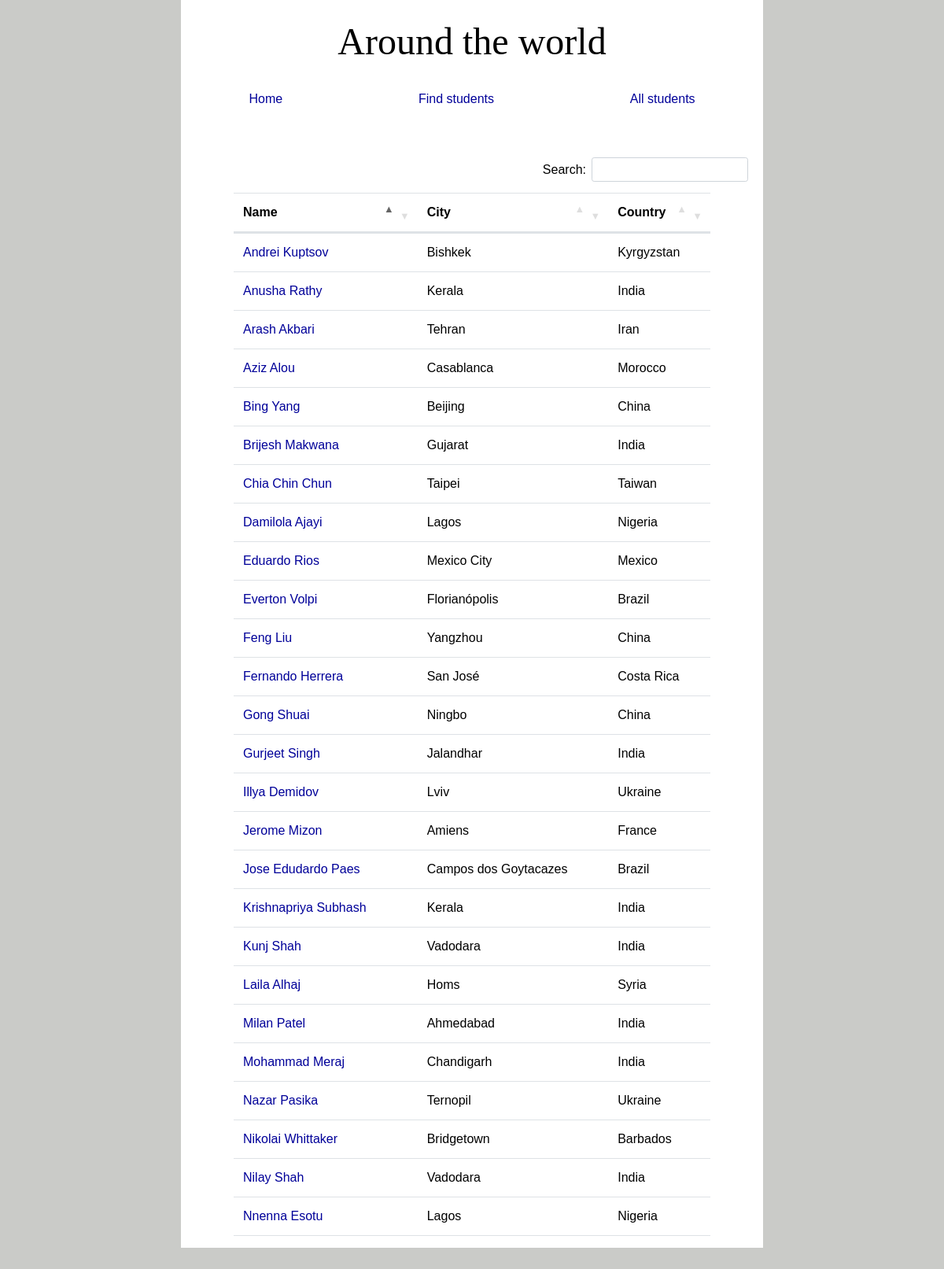
Page /displayAll on the committed database.
### tables this page shows
CREATE TABLE "Lab10" (
	"id"	INTEGER PRIMARY KEY AUTOINCREMENT,
	"Link"	TEXT,
	"City"	TEXT,
	"Country"	TEXT,
	"Student"	TEXT
);

### app.py (the view)
@app.route('/displayAll')
def displayAll():
    data = main()
    return render_template('displayAll.html', data=data)

### app.py (called while the page is built)
def main():
    studentData = Database()
    con, cursor = studentData.createConnectionSql("week10.db")
    data = list(studentData.showData(cursor))
    listData = [list(r) for r in data]
    for r in listData:
        link = r[1]
        url = base64.urlsafe_b64decode(link).decode('utf-8')
        r[1] = url
    return listData

    def createConnectionSql(self, db_file):
        con = None
        cursor = None
        try:
            con = sqlite3.connect(db_file)
            cursor = con.cursor()
        except:
            print("Database not found")
            exit()
        return con, cursor

    def showData(self, cursor):
        query = "SELECT * from lab10 order by student"
        result = cursor.execute(query)
        studentList = []
        for r in result.fetchall():
            studentList.append(r)
        return studentList

### templates/displayAll.html
{% extends 'base.html' %}
{% block content %}
<div id="table-container">
    <table id="example" class="display table table-hover px-5">
        <thead>
        <tr>
            <th scope="col">Name</th>
            <th scope="col">City</th>
            <th scope="col">Country</th>
        </tr>
        </thead>
        <tbody>
            {% for row in data %}
                <tr>
                   <td scope="row"><a href="{{row[1]  }}" target="_blank"> {{row[4]}}</a> </td>
                    <td>{{row[2]}}</td>
                    <td>{{row[3]}}</td>
                </tr>
            {% endfor %}
        </tbody>
    </table>
</div>
{% endblock %}

### templates/base.html (shortened to what this page needs)
<!DOCTYPE html>
<html>
<head>
    <link rel="stylesheet" href="https://maxcdn.bootstrapcdn.com/bootstrap/4.0.0/css/bootstrap.min.css">
    <link rel="stylesheet" href="https://cdnjs.cloudflare.com/ajax/libs/twitter-bootstrap/4.1.3/css/bootstrap.css">
    <link rel="stylesheet" href="https://cdn.datatables.net/1.10.20/css/dataTables.bootstrap4.min.css">
	<link rel="stylesheet" href="{{ url_for('static', filename='css/main.css') }}">
</head>
<body>
<header>
    <h1 class="text-center">Around the world</h1>
    <nav class="nav nav-pills nav-fill">
        <a class="nav-item nav-link" href="{{ url_for( 'index') }}">Home</a>
        <a class="nav-item nav-link" href="{{ url_for( 'menu') }}">Find students</a>
        <a class="nav-item nav-link" href="{{ url_for( 'displayAll') }}">All students</a>
    </nav>
</header>
<div id="container" class="container">
  {% block content %}
  {% endblock %}
</div>
</body>
</html>

### static/css/main.css (style rules this page uses)
*::before { padding-left: 20px; padding-right: 20px; margin: 0; box-sizing: border-box; }
body { font-family: 'Verdana', sans-serif; font-size: 100%; color: #000; background: #cacbc8; margin-left: auto; margin-right: auto; padding-right: 4em; padding-left: 4em; }
#container { max-width: 740px; background: #fff; overflow: auto; height: 90em; padding-top: 50px; }
header { margin-left: auto; margin-right:auto; max-width: 740px; background: #fff; overflow: auto; }
h1 { font-family: 'Georgia', serif; font-size: 3em; margin: 0; padding: 0.5em 0; }
a { color: #009; text-decoration: none; }
#table-container { padding: 4px; }

### rows in the picture
Lab10: Student "Andrei Kuptsov", City "Bishkek", Country "Kyrgyzstan"
Lab10: Student "Anusha Rathy", City "Kerala", Country "India"
Lab10: Student "Arash Akbari", City "Tehran", Country "Iran"
Lab10: Student "Aziz Alou", City "Casablanca", Country "Morocco"
Lab10: Student "Bing Yang", City "Beijing", Country "China"
Lab10: Student "Brijesh Makwana", City "Gujarat", Country "India"
Lab10: Student "Chia Chin Chun", City "Taipei", Country "Taiwan"
Lab10: Student "Damilola Ajayi", City "Lagos", Country "Nigeria"
Lab10: Student "Eduardo Rios", City "Mexico City", Country "Mexico"
Lab10: Student "Everton Volpi", City "Florianópolis", Country "Brazil"
Lab10: Student "Feng Liu", City "Yangzhou", Country "China"
Lab10: Student "Fernando Herrera", City "San José", Country "Costa Rica"
Lab10: Student "Gong Shuai", City "Ningbo", Country "China"
Lab10: Student "Gurjeet Singh", City "Jalandhar", Country "India"
Lab10: Student "Illya Demidov", City "Lviv", Country "Ukraine"
Lab10: Student "Jerome Mizon", City "Amiens", Country "France"
Lab10: Student "Jose Edudardo Paes", City "Campos dos Goytacazes", Country "Brazil"
Lab10: Student "Krishnapriya Subhash", City "Kerala", Country "India"
Lab10: Student "Kunj Shah", City "Vadodara", Country "India"
Lab10: Student "Laila Alhaj", City "Homs", Country "Syria"
Lab10: Student "Milan Patel", City "Ahmedabad", Country "India"
Lab10: Student "Mohammad Meraj", City "Chandigarh", Country "India"
Lab10: Student "Nazar Pasika", City "Ternopil", Country "Ukraine"
Lab10: Student "Nikolai Whittaker", City "Bridgetown", Country "Barbados"
Lab10: Student "Nilay Shah", City "Vadodara", Country "India"
Lab10: Student "Nnenna Esotu", City "Lagos", Country "Nigeria"
